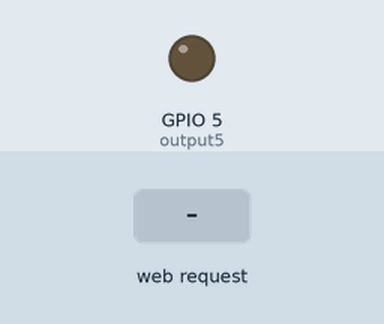
Recording of a program running on a simulated ESP8266 (NodeMCU). Parts: output pins drawn as LEDs (lit = HIGH). Inputs (shaded band) come from the test bench. WiFi joins after 1.5 s; servers stay silent unless stated; what the program prints to the serial monitor is not drawn.

Above: at 2.7 s.
2.8 s: HTTP request GET /5/on received
At 3.4 s:
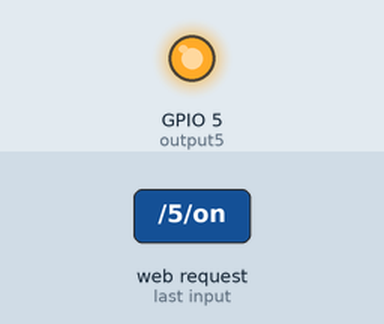
4.3 s: HTTP request GET /5/off received
At 4.6 s:
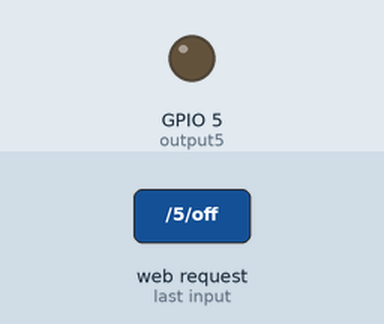
Timing chart, 0 to 7.3 s (numbered marks = the images above; inputs shaded):
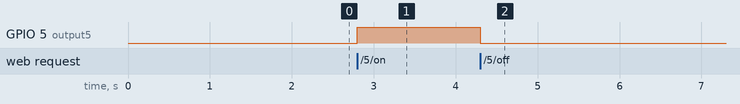

The program:

main.cpp
```cpp
#include<Arduino.h>
#include <ESP8266WiFi.h>
#include <ESP8266WebServer.h>

// Configurações da rede Wi-Fi
const char* ssid = "HOME";      // Nome da rede Wi-Fi
const char* password = "senhasenha";  // Senha da rede Wi-Fi

// Criação de um objeto do servidor web na porta 80
ESP8266WebServer server(80);

// Pino de saída conectado ao LED (D1 no ESP8266)
const int output5 = 5; // D1

// Configuração de endereço IP estático para o ESP8266
IPAddress local_IP(192,168,1,169);  // Endereço IP do dispositivo
IPAddress gateway(192,168,1,1);     // Endereço IP do gateway (roteador)
IPAddress subnet(255,255,255,0);    // Máscara de sub-rede

// Funções para lidar com solicitações HTTP
void handleRoot();
void handleOn();
void handleOff();

void handleRoot() {
  // Constrói uma página web simples com botões para controlar o LED
  String html = "<!DOCTYPE html><html>";
  html += "<head><meta name=\"viewport\" content=\"width=device-width, initial-scale=1\">";
  html += "<link rel=\"icon\" href=\"data:,\">";
  html += "<style>html { font-family: Helvetica; display: inline-block; margin: 0px auto; text-align: center;}";
  html += ".button { background-color: #195B6A; border: none; color: white; padding: 16px 40px;";
  html += "text-decoration: none; font-size: 30px; margin: 2px; cursor: pointer;}";
  html += ".button2 {background-color: #77878A;}</style></head>";
  html += "<body><h1>ESP8266 Web Server</h1>";
  html += "<h2>Prof. Rafael</h2>";
  html += "<button onclick=\"toggleLED('on')\" class=\"button\">ON</button>";
  html += "<button onclick=\"toggleLED('off')\" class=\"button button2\">OFF</button>";
  html += "<script>";
  html += "function toggleLED(state) {";
  html += " var xhr = new XMLHttpRequest();";
  html += " xhr.open('GET', '/5/' + state, true);";
  html += " xhr.send();";
  html += "}";
  html += "</script>";
  html += "</body></html>";
  server.send(200, "text/html", html);
}

void handleOn() {
  digitalWrite(output5, HIGH);  // Liga o LED
  server.send(200, "text/plain", "LED Ligado!");  // Envia uma resposta simples
}

void handleOff() {
  digitalWrite(output5, LOW);  // Desliga o LED
  server.send(200, "text/plain", "LED Desligado!");  // Envia uma resposta simples
}

void setup() {
  Serial.begin(9600);  // Inicializa a comunicação serial para depuração
  pinMode(output5, OUTPUT);  // Define o pino D1 como saída
  digitalWrite(output5, LOW);  // Inicialmente, desliga o LED

  // Configura o endereço IP estático
  if (!WiFi.config(local_IP, gateway, subnet)) {
    Serial.println("STA Failed to configure");
  }

  WiFi.begin(ssid, password);  // Conecta-se à rede Wi-Fi

  // Aguarda a conexão com a rede Wi-Fi
  while (WiFi.status() != WL_CONNECTED) {
    delay(500);
    Serial.print(".");
  }

  Serial.println("");
  Serial.println("WiFi connected.");
  Serial.println("IP address: ");
  Serial.println(WiFi.localIP());

  // Configura os tratadores de solicitações HTTP
  server.on("/", HTTP_GET, handleRoot);
  server.on("/5/on", HTTP_GET, handleOn);
  server.on("/5/off", HTTP_GET, handleOff);

  server.begin();  // Inicia o servidor web na porta 80
}

void loop() {
  server.handleClient();  // Lida com as solicitações HTTP dos clientes
}
```

Measured:
- after the input at 2.8 s, GPIO 5 (output5): LOW → HIGH at once
- after the input at 4.3 s, GPIO 5 (output5): HIGH → LOW at once
